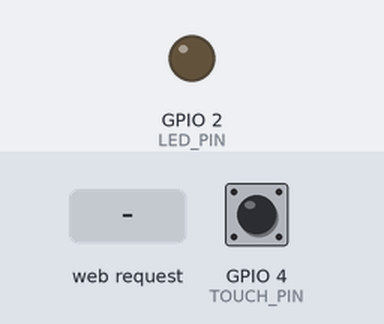
A sketch run on a simulated ESP32. Parts: output pins drawn as LEDs (lit = HIGH). Dashed ring = blinking. Inputs (shaded band) come from the test bench; at power-on: GPIO 4 (TOUCH_PIN) HIGH. WiFi joins after 1.5 s; servers stay silent unless stated; what the sketch prints to the serial monitor is not drawn.

Above: at 3.7 s.
3.8 s: HTTP request GET /arm received
At 4.05 s:
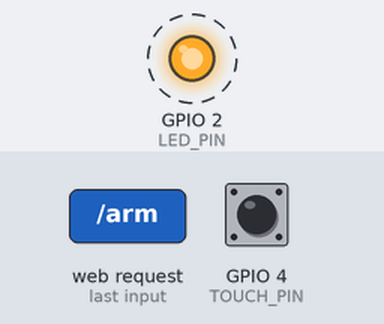
6.8 s: HTTP request GET /disarm received
At 6.8 s:
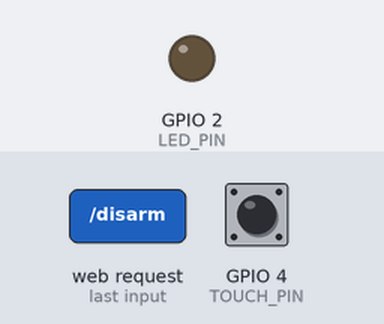
Timing chart, 0 to 9.8 s (numbered marks = the images above; inputs shaded):
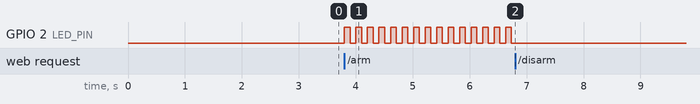

Measured:
- after the input at 3.8 s, GPIO 2 (LED_PIN): alternates HIGH for 0.10 s and LOW for 0.10 s, starting at once
- after the input at 6.8 s, GPIO 2 (LED_PIN): stops changing and stays LOW

The sketch:

ex08.ino
```cpp
#include <WiFi.h>
#include <WebServer.h>

const char* ssid = "Pura 70";
const char* password = "sxj123456";

const int LED_PIN = 2;        // 警报 LED（GPIO2）
const int TOUCH_PIN = 4;      // 触摸传感器引脚（GPIO4）

WebServer server(80);

// 状态变量
bool alarmArmed = false;      // 布防状态
bool alarmTriggered = false;  // 报警触发状态
int touchThreshold = 500;     // 触摸阈值

// PWM 配置
const int PWM_FREQ = 5000;
const int PWM_RESOLUTION = 8;

String makePage() {
  String html = R"rawliteral(
<!DOCTYPE html>
<html>
<head>
  <meta charset="UTF-8">
  <meta name="viewport" content="width=device-width, initial-scale=1.0">
  <title>作业8：物联网安防报警器</title>
  <style>
    body { font-family: Arial; text-align: center; margin-top: 30px; }
    .container { max-width: 500px; margin: 0 auto; padding: 20px; }
    .status-box {
      padding: 20px;
      margin: 20px 0;
      border-radius: 10px;
      font-size: 24px;
      font-weight: bold;
    }
    .disarmed { background-color: #4CAF50; color: white; }
    .armed { background-color: #FF9800; color: white; }
    .alarm { background-color: #F44336; color: white; animation: blink 1s infinite; }

    @keyframes blink {
      0% { opacity: 1; }
      50% { opacity: 0.5; }
      100% { opacity: 1; }
    }

    button {
      padding: 15px 30px;
      margin: 10px;
      font-size: 18px;
      border: none;
      border-radius: 5px;
      cursor: pointer;
      transition: all 0.3s;
    }

    .arm-btn { background-color: #2196F3; color: white; }
    .disarm-btn { background-color: #9C27B0; color: white; }

    button:hover { transform: scale(1.05); }

    .info {
      background-color: #f5f5f5;
      padding: 15px;
      border-radius: 5px;
      margin-top: 20px;
      text-align: left;
    }

    .threshold-info {
      background-color: #e3f2fd;
      padding: 10px;
      border-radius: 5px;
      margin-top: 10px;
      font-size: 14px;
    }
  </style>
</head>
<body>
  <div class="container">
    <h1> 物联网安防报警器</h1>

    <div id="statusBox" class="status-box disarmed">
      状态：未布防
    </div>

    <div>
      <button class="arm-btn" onclick="armSystem()"> 布防</button>
      <button class="disarm-btn" onclick="disarmSystem()"> 撤防</button>
    </div>

    <div class="info">
      <h3>使用说明：</h3>
      <ul>
        <li><strong>布防</strong>：开启安防监控，触摸传感器触发报警</li>
        <li><strong>撤防</strong>：关闭安防监控，解除报警</li>
        <li>触摸 GPIO4 引脚可触发报警（布防状态下）</li>
      </ul>
      <div class="threshold-info">
        <strong>当前设置：</strong>触摸阈值 = 500<br>
        触摸值低于 500 时触发报警
      </div>
    </div>
  </div>

  <script>
    // 更新状态显示
    function updateStatus() {
      fetch('/status')
        .then(response => response.json())
        .then(data => {
          const statusBox = document.getElementById('statusBox');
          statusBox.innerHTML = data.message;

          // 更新样式类
          statusBox.className = 'status-box';
          if (data.armed && data.triggered) {
            statusBox.classList.add('alarm');
          } else if (data.armed) {
            statusBox.classList.add('armed');
          } else {
            statusBox.classList.add('disarmed');
          }
        });
    }

    function armSystem() {
      fetch('/arm')
        .then(response => response.text())
        .then(data => {
          console.log(data);
          updateStatus();
        });
    }

    function disarmSystem() {
      fetch('/disarm')
        .then(response => response.text())
        .then(data => {
          console.log(data);
          updateStatus();
        });
    }

    // 每2秒更新一次状态
    setInterval(updateStatus, 2000);
    window.onload = updateStatus;
  </script>
</body>
</html>
)rawliteral";
  return html;
}

void handleRoot() {
  server.send(200, "text/html; charset=UTF-8", makePage());
}

void handleArm() {
  alarmArmed = true;
  alarmTriggered = false;
  Serial.println(" 系统已布防");
  server.send(200, "text/plain", "系统已布防");
}

void handleDisarm() {
  alarmArmed = false;
  alarmTriggered = false;
  ledcWrite(LED_PIN, 0);  // 关闭LED
  Serial.println(" 系统已撤防");
  server.send(200, "text/plain", "系统已撤防");
}

void handleStatus() {
  String message = "状态：";
  if (!alarmArmed) {
    message = "状态：未布防";
  } else if (alarmTriggered) {
    message = "状态：报警中！";
  } else {
    message = "状态：已布防（监控中）";
  }

  String json = "{";
  json += "\"armed\": " + String(alarmArmed ? "true" : "false") + ",";
  json += "\"triggered\": " + String(alarmTriggered ? "true" : "false") + ",";
  json += "\"message\": \"" + message + "\"";
  json += "}";

  server.send(200, "application/json", json);
}

void setup() {
  Serial.begin(115200);
  delay(1000);

  // 初始化 LED PWM
  ledcAttach(LED_PIN, PWM_FREQ, PWM_RESOLUTION);
  ledcWrite(LED_PIN, 0);

  // 连接 WiFi
  WiFi.begin(ssid, password);
  Serial.print("连接 WiFi");
  while (WiFi.status() != WL_CONNECTED) {
    delay(500);
    Serial.print(".");
  }
  Serial.println("\n WiFi 已连接");
  Serial.print(" 访问地址: http://");
  Serial.println(WiFi.localIP());

  // 打印触摸阈值信息
  Serial.println("=================================");
  Serial.print("触摸阈值设置为: ");
  Serial.println(touchThreshold);
  Serial.println("请触摸 GPIO4 引脚，观察数值变化");
  Serial.print("当前触摸值: ");
  Serial.println(touchRead(TOUCH_PIN));
  Serial.println("=================================");

  // 设置 Web 服务器路由
  server.on("/", handleRoot);
  server.on("/arm", handleArm);
  server.on("/disarm", handleDisarm);
  server.on("/status", handleStatus);
  server.begin();
  Serial.println(" 安防系统已启动");
}

void loop() {
  server.handleClient();

  // 安防逻辑
  if (alarmArmed) {
    // 读取触摸值
    int touchValue = touchRead(TOUCH_PIN);

    // 每秒打印一次触摸值（便于调试）
    static unsigned long lastPrint = 0;
    if (millis() - lastPrint > 1000) {
      lastPrint = millis();
      Serial.print("触摸值: ");
      Serial.print(touchValue);
      Serial.print(" | 阈值: ");
      Serial.println(touchThreshold);
    }

    // 如果触摸值低于阈值，触发报警
    if (touchValue < touchThreshold) {
      alarmTriggered = true;
    }

    // 如果报警被触发
    if (alarmTriggered) {
      // LED 闪烁（快速）
      static unsigned long lastBlink = 0;
      if (millis() - lastBlink > 100) {  // 每100ms闪烁一次
        lastBlink = millis();
        static bool ledState = false;
        ledState = !ledState;
        ledcWrite(LED_PIN, ledState ? 255 : 0);
      }
    }
  }
}
```
